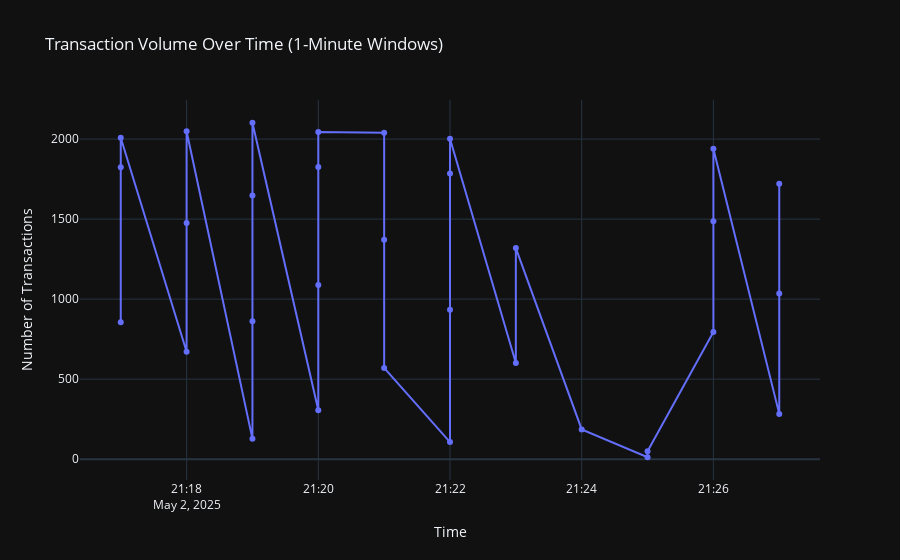

Here is the notebook cell this chart was saved with:
### Code cell
import json
import pandas as pd
from kafka import KafkaConsumer
from dateutil import parser
import plotly.express as px

from datetime import datetime

consumer = KafkaConsumer(
    'darooghe.transaction_volume',
    bootstrap_servers='localhost:9092',
    auto_offset_reset='earliest', 
    enable_auto_commit=True,
    group_id='visualization-group-new',  
    consumer_timeout_ms=30000,  
    value_deserializer=lambda m: json.loads(m.decode('utf-8'))
)

data = []
max_messages = 50
print("Collecting transaction volume data...")

for i, msg in enumerate(consumer):
    value = msg.value
    print(f"[{i}] Raw Message:", value)

    try:
        window_start = parser.isoparse(value["window_start"])
        window_end = parser.isoparse(value["window_end"])
        transaction_count = int(value["transaction_count"])

        data.append({
            "window_start": window_start,
            "window_end": window_end,
            "transaction_count": transaction_count
        })
    except Exception as e:
        print(f"Error parsing message #{i}: {e}")
        continue

    if i >= max_messages:
        break

consumer.close()

if not data:
    print("No data received from Kafka topic.")
else:
    df = pd.DataFrame(data)
    df.sort_values(by="window_start", inplace=True)

    fig = px.line(
        df,
        x="window_start",
        y="transaction_count",
        title="Transaction Volume Over Time (1-Minute Windows)",
        labels={"window_start": "Time", "transaction_count": "Transaction Count"},
        markers=True
    )

    fig.update_layout(
        xaxis_title='Time',
        yaxis_title='Number of Transactions',
        template='plotly_dark'
    )
    fig.show()

### Figure 1 — Plotly figure (JSON) as saved in the notebook; plotly's stock layout.template omitted (floating-point values rounded to 4 significant figures)
{"data": [{"hovertemplate": "Time=%{x}<br>Transaction Count=%{y}<extra></extra>", "legendgroup": "", "line": {"color": "#636efa", "dash": "solid"}, "marker": {"symbol": "circle"}, "mode": "lines+markers", "name": "", "orientation": "v", "showlegend": false, "type": "scatter", "x": ["2025-05-02T21:17:00+03:30", "2025-05-02T21:17:00+03:30", "2025-05-02T21:17:00+03:30", "2025-05-02T21:18:00+03:30", "2025-05-02T21:18:00+03:30", "2025-05-02T21:18:00+03:30", "2025-05-02T21:19:00+03:30", "2025-05-02T21:19:00+03:30", "2025-05-02T21:19:00+03:30", "2025-05-02T21:19:00+03:30", "2025-05-02T21:20:00+03:30", "2025-05-02T21:20:00+03:30", "2025-05-02T21:20:00+03:30", "2025-05-02T21:20:00+03:30", "2025-05-02T21:21:00+03:30", "2025-05-02T21:21:00+03:30", "2025-05-02T21:21:00+03:30", "2025-05-02T21:22:00+03:30", "2025-05-02T21:22:00+03:30", "2025-05-02T21:22:00+03:30", "2025-05-02T21:22:00+03:30", "2025-05-02T21:23:00+03:30", "2025-05-02T21:23:00+03:30", "2025-05-02T21:24:00+03:30", "2025-05-02T21:25:00+03:30", "2025-05-02T21:25:00+03:30", "2025-05-02T21:26:00+03:30", "2025-05-02T21:26:00+03:30", "2025-05-02T21:26:00+03:30", "2025-05-02T21:27:00+03:30", "2025-05-02T21:27:00+03:30", "2025-05-02T21:27:00+03:30"], "xaxis": "x", "y": [855, 1824, 2008, 671, 1476, 2049, 127, 862, 1647, 2102, 306, 1089, 1825, 2044, 2040, 1371, 570, 107, 933, 1785, 2002, 601, 1319, 186, 12, 49, 794, 1487, 1940, 283, 1035, 1721], "yaxis": "y"}], "layout": {"legend": {"tracegroupgap": 0}, "title": {"text": "Transaction Volume Over Time (1-Minute Windows)"}, "xaxis": {"anchor": "y", "domain": [0, 1], "title": {"text": "Time"}}, "yaxis": {"anchor": "x", "domain": [0, 1], "title": {"text": "Number of Transactions"}}}}
